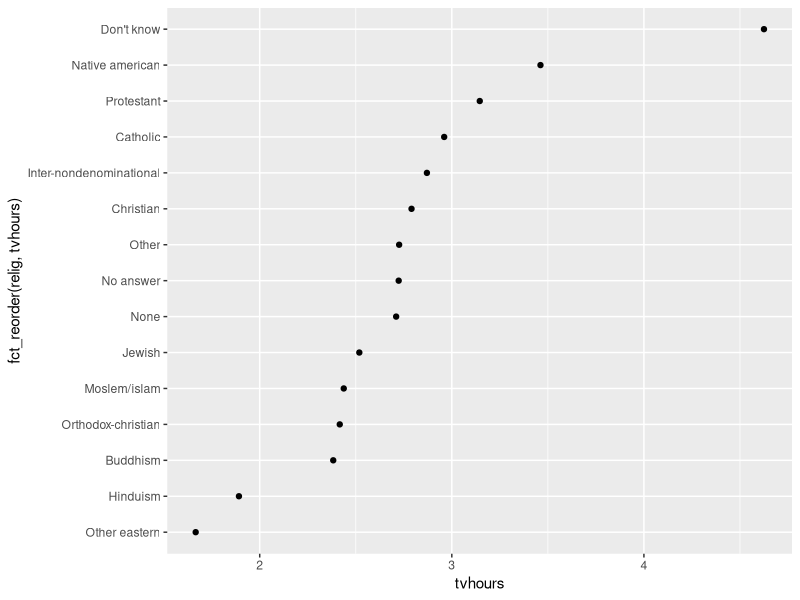
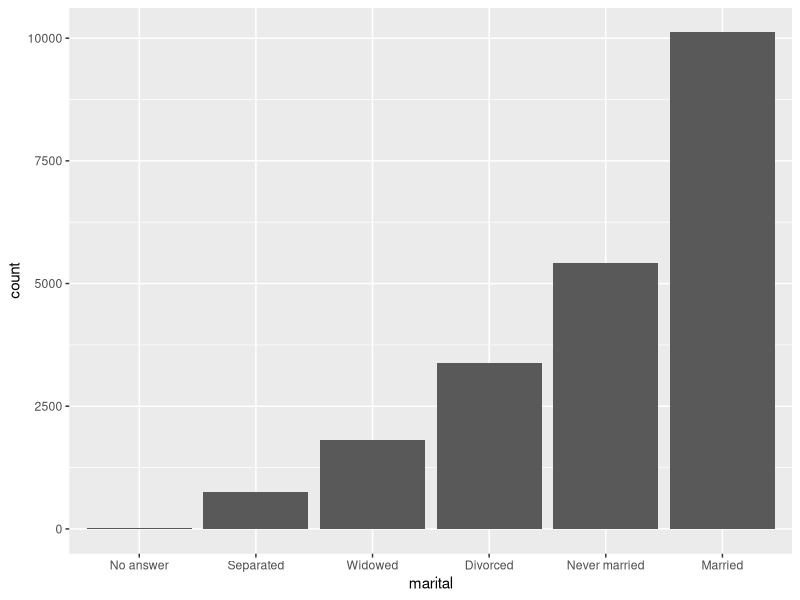

These figures' R source, in order:
# Created by: mlleg
# Created on: 24.08.2020

## factors are categorical variables that have a fixed and knwon set of possible values
library(tidyverse)
library(forcats)

#### Intro + Creating Factors ####
#2
survey <- forcats::gss_cat
head(survey)

survey %>%
  count(relig, sort = TRUE)

#### Modifying Factor Order ####
relig <- survey %>%
  group_by(relig) %>%
  summarize(
    age = mean(age, na.rm = TRUE),
    tvhours = mean(tvhours, na.rm = TRUE),
    n = n()
  )

ggplot(relig, aes(tvhours, fct_reorder(relig, tvhours))) +
  geom_point()

survey %>%
  mutate(marital = marital %>% fct_infreq() %>% fct_rev()) %>%
  ggplot(aes(marital)) +
  geom_bar()

#### Modifying Factor Levels ####
survey %>% count(partyid)

survey %>%
  mutate(partyid = fct_recode(partyid,
                              "Republican, strong" = "Strong republican",
                              "Republican, weak" = "Not str republican",
                              "Independent, near rep" = "Ind,near rep",
                              "Independent, near dem" = "Ind,near dem",
                              "Democrat, weak" = "Not str democrat",
                              "Democrat, strong" = "Strong democrat",
                              "Other" = "No answer",
                              "Other" = "Don't know",
                              "Other" = "Other party")) %>%
  count(partyid)

survey %>%
  mutate(partyid = fct_collapse(partyid,
         other = c("No answer", "Don't know", "Other party"),
         republican = c("Strong republican", "Not str republican"),
         independent = c("Ind,near rep", "Independent", "Ind,near dem"),
         democrat = c("Not str democrat", "Strong democrat"))) %>%
  count(partyid)

survey %>%
  mutate(relig = fct_lump(relig, n = 10)) %>%
  count(relig, sort = TRUE) %>%
  print(n = 10)